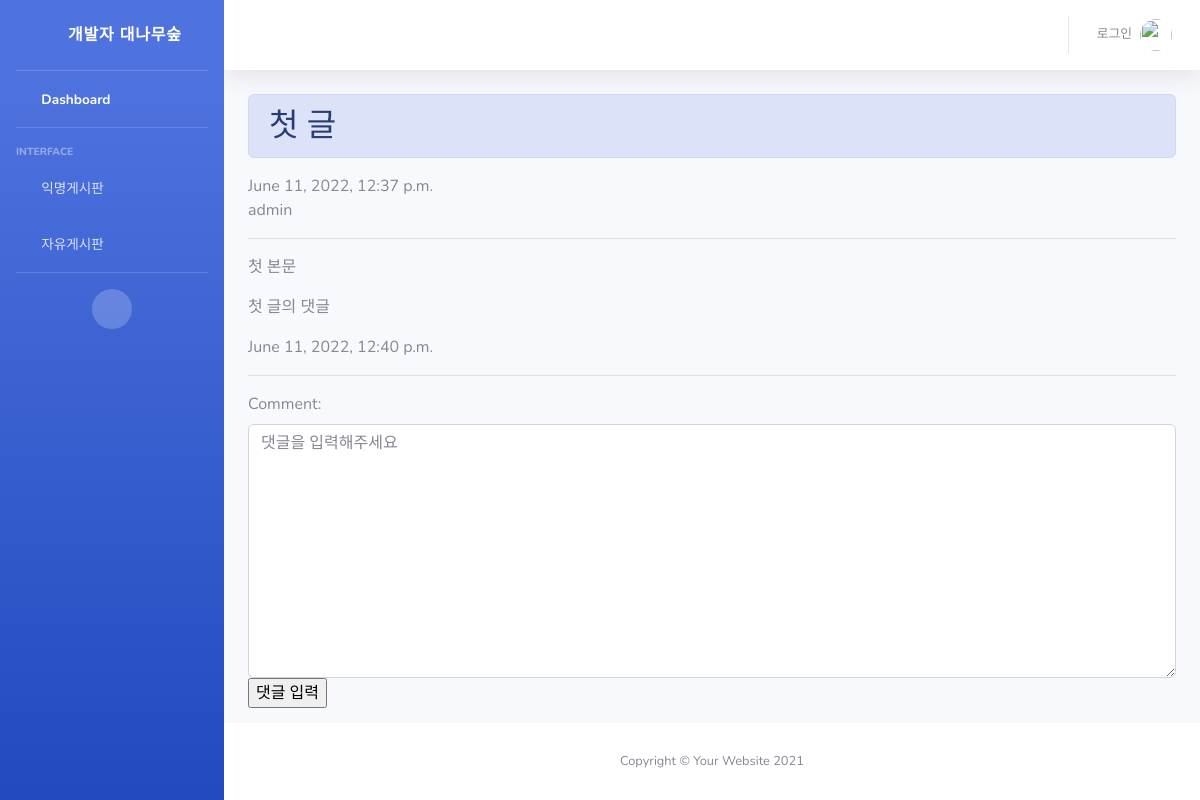
The page /freedetail/1 on the database its author committed.
### snsapp/models.py (models this page shows, shortened)
class FreePost(models.Model):
    title = models.CharField(max_length=200)
    body = models.TextField()
    date = models.DateTimeField(auto_now_add=True)
    author = models.ForeignKey(User, on_delete=models.CASCADE)

class FreeComment(models.Model):
    comment = models.TextField()
    date = models.DateTimeField(auto_now_add=True)
    post = models.ForeignKey(FreePost, null=True, blank=True, on_delete=models.CASCADE)
    def __str__(self):
        return self.comment

### snsapp/views.py (the view)
# urls.py: path('freedetail/<int:post_id>', views.freedetail, name='freedetail'),
def freedetail(request, post_id):
    post_detail = get_object_or_404(FreePost, pk=post_id)
    comment_form = FreeCommentForm()
    return render(request, 'free_detail.html', {'post_detail':post_detail, 'comment_form':comment_form})

### snsapp/forms.py
class FreeCommentForm(forms.ModelForm):
    class Meta:
        model = FreeComment
        fields = ['comment']
    def __init__(self, *args, **kwargs):
        super(FreeCommentForm, self).__init__(*args, **kwargs)
        self.fields['comment'].widget.attrs = {
            'class':'form-control',
            'placeholder':"댓글을 입력해주세요",
            'rows':10
        }

### snsapp/templates/free_detail.html (shortened to what this page needs)
{% extends 'base.html' %}
{% block content %}
<h2 class="alert alert-primary">{{ post_detail.title }}</h2>
<span>{{ post_detail.date }}</span>
<br>
<span>{{ post_detail.author.username }}</span>
<hr>
<p>
    {{ post_detail.body }}
</p>
{% for comment in post_detail.freecomment_set.all %}
    <p>{{ comment }}</p>
    <p>{{ comment.date }}</p>
    <hr>
{% endfor %}
<form method="POST" action="{% url 'new_freecomment' post_detail.id %}">
    {{ comment_form }}
    <input type="submit" value="댓글 입력">
</form>
{% endblock %}

### rows shown on the page
FreePost: title "첫 글", date "June 11, 2022, 12:37 p.m.", author.username "admin", body "첫 본문"
FreeComment: comment "첫 글의 댓글", date "June 11, 2022, 12:40 p.m."
